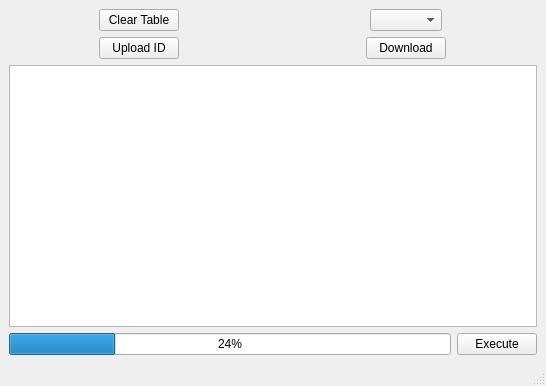
<?xml version="1.0" encoding="UTF-8"?>
<ui version="4.0">
 <class>MainWindow</class>
 <widget class="QMainWindow" name="MainWindow">
  <property name="geometry">
   <rect>
    <x>0</x>
    <y>0</y>
    <width>546</width>
    <height>386</height>
   </rect>
  </property>
  <property name="windowTitle">
   <string>MainWindow</string>
  </property>
  <widget class="QWidget" name="centralwidget">
   <layout class="QGridLayout" name="gridLayout_2">
    <item row="2" column="0">
     <widget class="QProgressBar" name="progressBar">
      <property name="value">
       <number>24</number>
      </property>
     </widget>
    </item>
    <item row="2" column="1">
     <widget class="QPushButton" name="pushButton_3">
      <property name="text">
       <string>Execute</string>
      </property>
     </widget>
    </item>
    <item row="1" column="0" colspan="2">
     <widget class="QTextEdit" name="textEdit"/>
    </item>
    <item row="0" column="0" colspan="2">
     <layout class="QGridLayout" name="gridLayout">
      <item row="0" column="0" alignment="Qt::AlignmentFlag::AlignHCenter">
       <widget class="QPushButton" name="pushButton">
        <property name="text">
         <string>Clear Table</string>
        </property>
       </widget>
      </item>
      <item row="1" column="0" alignment="Qt::AlignmentFlag::AlignHCenter">
       <widget class="QPushButton" name="pushButton_2">
        <property name="text">
         <string>Upload ID</string>
        </property>
       </widget>
      </item>
      <item row="0" column="1" alignment="Qt::AlignmentFlag::AlignHCenter">
       <widget class="QComboBox" name="comboBox"/>
      </item>
      <item row="1" column="1" alignment="Qt::AlignmentFlag::AlignHCenter">
       <widget class="QPushButton" name="pushButton_4">
        <property name="text">
         <string>Download</string>
        </property>
       </widget>
      </item>
     </layout>
    </item>
   </layout>
  </widget>
  <widget class="QMenuBar" name="menubar">
   <property name="geometry">
    <rect>
     <x>0</x>
     <y>0</y>
     <width>546</width>
     <height>23</height>
    </rect>
   </property>
  </widget>
  <widget class="QStatusBar" name="statusbar"/>
 </widget>
 <resources/>
 <connections/>
</ui>
